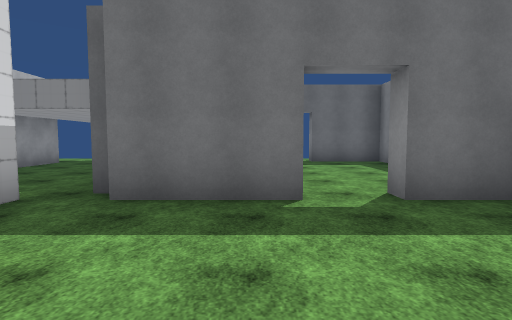
View 1 (above)

15 first-person views from a walk through a Unity game level. The camera is 1.5 m above the floor, tilts 4° down and sees 80° across. The floor is counted in squares, 2 m on a side. Each view is taken from the middle of a square. On the plan, view 1 faces up. The plan holds only what a view shows up to about 10 squares ahead; the rest is blank. Some surface patterns are stand-ins.

View 2
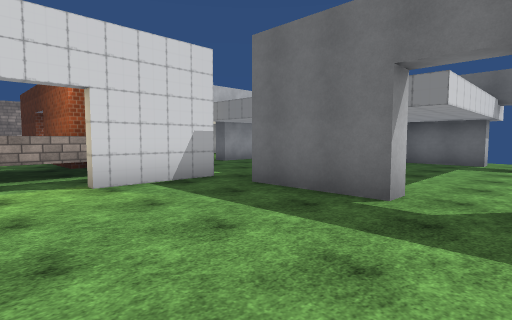

View 3
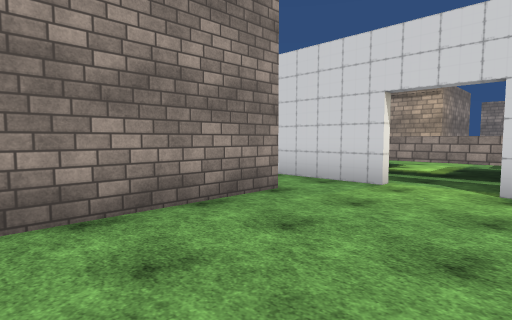

View 4
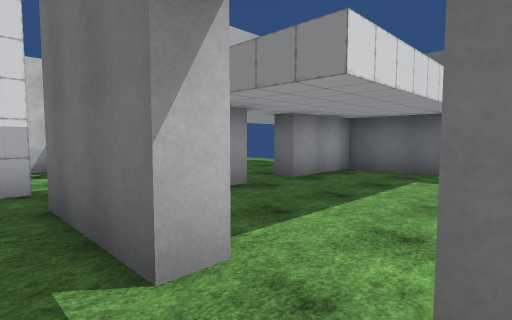

View 5
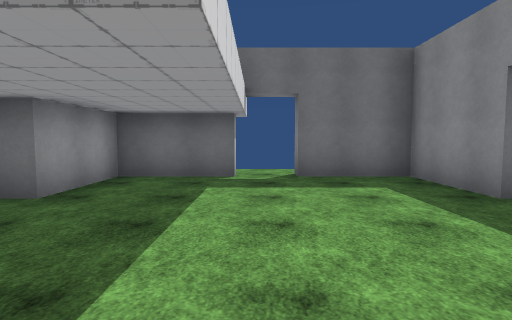

View 6
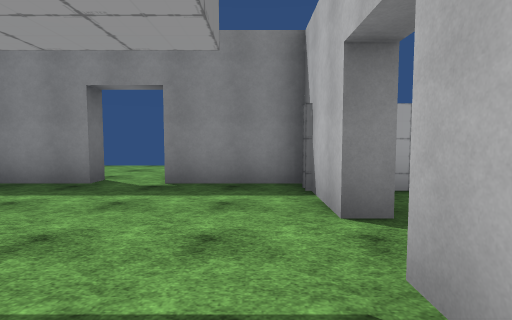

View 7
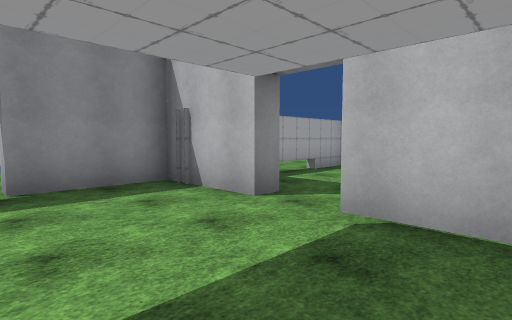

View 8
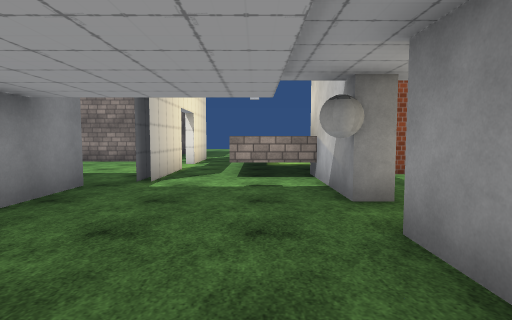

View 9
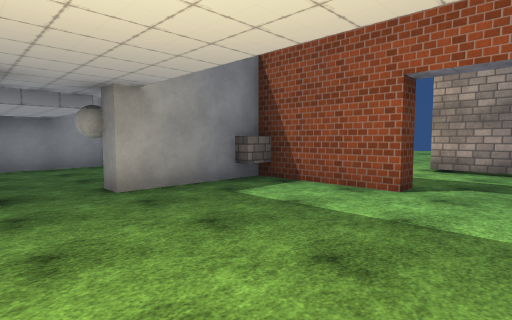

View 10
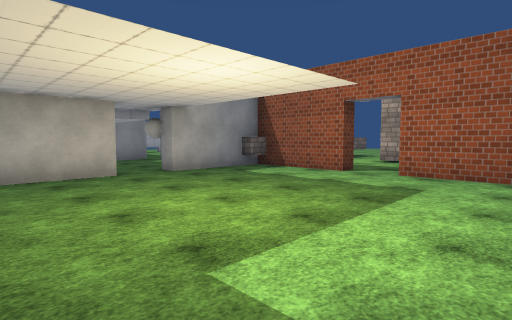

View 11
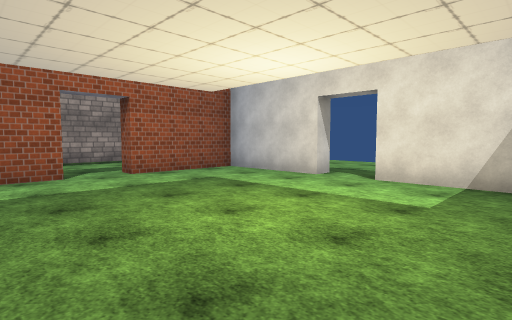

View 12
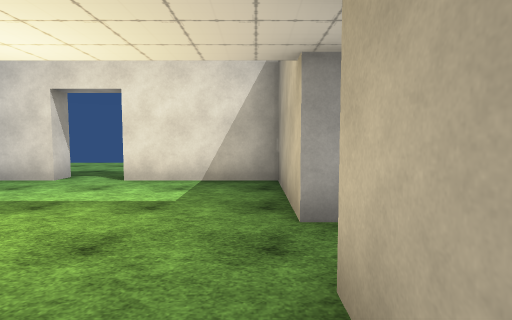

View 13
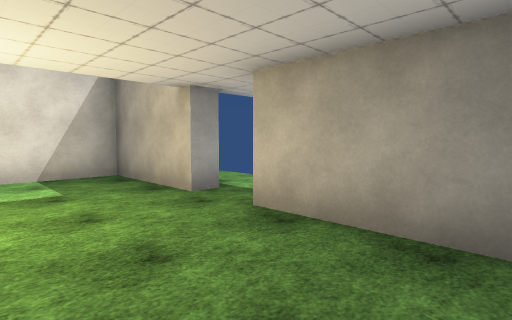

View 14
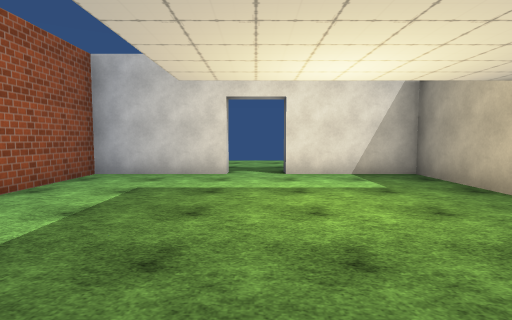

View 15
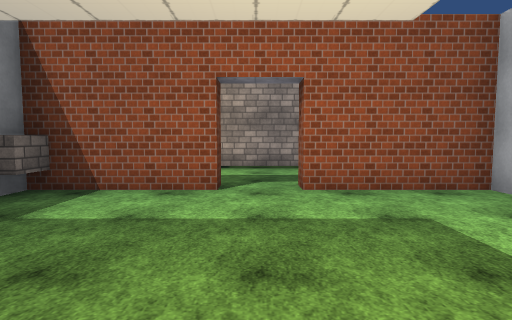

### Floor plan
Key: @ floor where view 1 was taken; # wall or solid block; . floor; ^ raised ledge; T thing the floor can be seen under or through.
Columns run from 17 left of view 1 to 7 right of it. Each row starts with its distance up from view 1.
 11      ..           ..
 10    ####.###... ###.###
  9    #......##...#.....# ..
  8    #.......#...#.....#...
  7 ...#.......#.............
  6 ...............#.....#.
  5 ...#.......#...#.....#
  4 .. #.......#...###.###
  3    #......###.#.....T
  2    ####.##^ ^.#.....T
  1       ....^ ^.......T.
  0       ......#....@..T.
 -1      ####.^^^.#.####T
 -2               #.

Where each view was taken, in squares from view 1:
view 1: 0 up, 0 right, facing up
view 2: 0 up, 2 right, facing up-left
view 3: 2 up, 2 right, facing down-left
view 4: 3 up, 2 right, facing up-left
view 5: 4 up, 1 right, facing up
view 6: 5 up, 1 left, facing right
view 7: 7 up, 1 left, facing down-right
view 8: 9 up, 5 left, facing down
view 9: 7 up, 11 left, facing down-right
view 10: 9 up, 13 left, facing down-right
view 11: 9 up, 8 left, facing down-left
view 12: 9 up, 8 left, facing left
view 13: 7 up, 7 left, facing up-left
view 14: 6 up, 7 left, facing left
view 15: 7 up, 10 left, facing down
